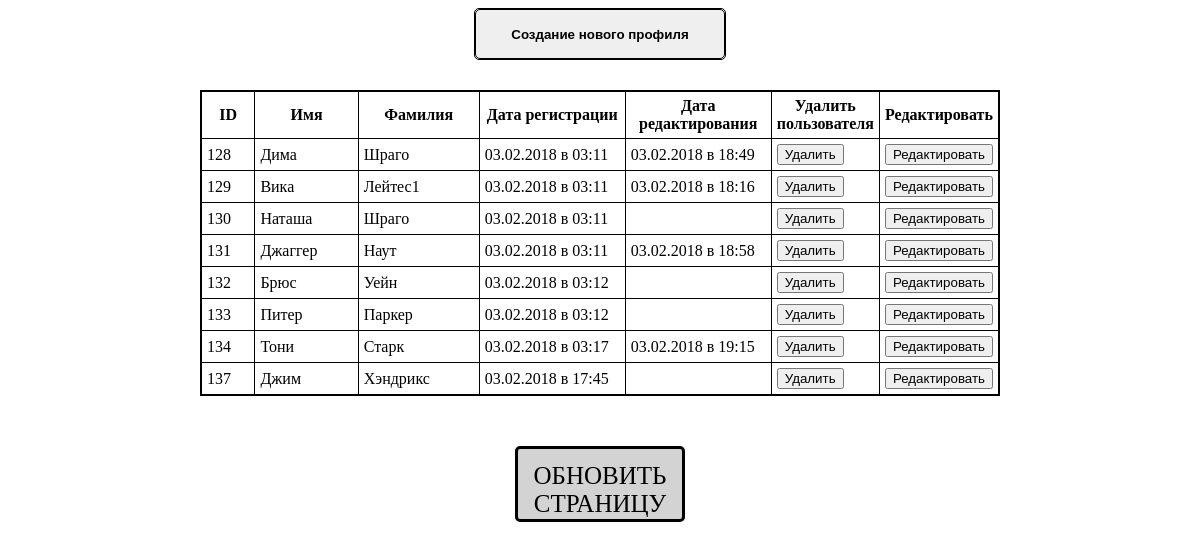
The page / on the database its author committed.
### tables this page shows
CREATE TABLE `users` (
  `id` int(11) UNSIGNED NOT NULL,
  `name` varchar(20) NOT NULL,
  `surname` varchar(32) NOT NULL,
  `reg_date` varchar(32) NOT NULL,
  `change_date` varchar(20) NOT NULL
);

### index.php (the view, shortened to what this page needs)
<!DOCTYPE html>
<html lang="en">
<head>
	<link rel="stylesheet" href="style1.css" type="text/css">
</head>
<body>
	<div id="btn_1">
		<a href="page2.php">
			<button id="btn1">Создание нового профиля</button>
		</a>
	</div>
	<?php
		$mysqli = new mysqli("localhost", "root", "", "userlexa");
		$mysqli->query("SET NAMES 'utf8'");
		$newRow = $mysqli->query("SELECT * FROM `users` ORDER BY `id` ASC");
		echo (
			"<table id='table'>
				<tr>
					<th>ID</th>
					<th>Имя</th>
					<th>Фамилия</th>
					<th id='reg_date'>Дата регистрации</th>
					<th id='red_date'>Дата редактирования</th>
					<th id='user_delete'>Удалить пользователя</th>
					<th id='redactor'>Редактировать</th>
				</tr>"
		);
		while(($row = $newRow->fetch_assoc())!=false) {
			echo (
				"<tr>
					<td>".$row['id']."</td>
					<td>".$row['name']."</td>
					<td>".$row['surname']."</td>
					<td>".$row['reg_date']."</td>
					<td>".$row['change_date']."</td>
					<td><button id='".$row['id']."' onClick='userDelete(id)'>Удалить</button></td>
					<td><a href='page2.php?name=".$row['name']."&surname=".$row['surname']."&id=".$row['id']."'><button className='".$row['name']."'>Редактировать</button></a></td>
				</tr>"
			);
		}
		echo "</table>";
	?>
	<a href="index.php">
		<div id="BACK">Обновить страницу</div>
	</a>
</body>
</html>

### style1.css (style rules this page uses)
a { text-decoration: none; }
#btn_1 { border: 1px solid black; border-radius: 5px; height: 50px; width: 250px; font-weight: bold; margin: 0 auto; }
#btn1 { border: 1px solid black; border-radius: 5px; height: 50px; width: 250px; font-weight: bold; margin: 0 auto; }
#table { border: 2px solid black; width: 800px; margin: 30px auto; border-collapse: collapse; }
th { border: 1px solid black; padding:5px; }
td { border: 1px solid black; padding: 5px; }
#user_delete { width:30px; }
#reg_date { width: 135px; }
#red_date { width: 135px; }
#redactor { width:30px; }
#BACK { color: black; text-decoration: none; border: 3px solid black; border-radius: 5px; width: 150px; height: 50px; margin:50px auto; font-size: 25px; padding: 7px; padding-top:13px; background: lightgrey; text-transform: uppercase; text-align: center; }

### rows shown on the page
users: id "128", name "Дима", surname "Шраго", reg_date "03.02.2018 в 03:11", change_date "03.02.2018 в 18:49"
users: id "129", name "Вика", surname "Лейтес1", reg_date "03.02.2018 в 03:11", change_date "03.02.2018 в 18:16"
users: id "130", name "Наташа", surname "Шраго", reg_date "03.02.2018 в 03:11"
users: id "131", name "Джаггер", surname "Наут", reg_date "03.02.2018 в 03:11", change_date "03.02.2018 в 18:58"
users: id "132", name "Брюс", surname "Уейн", reg_date "03.02.2018 в 03:12"
users: id "133", name "Питер", surname "Паркер", reg_date "03.02.2018 в 03:12"
users: id "134", name "Тони", surname "Старк", reg_date "03.02.2018 в 03:17", change_date "03.02.2018 в 19:15"
users: id "137", name "Джим", surname "Хэндрикс", reg_date "03.02.2018 в 17:45"
